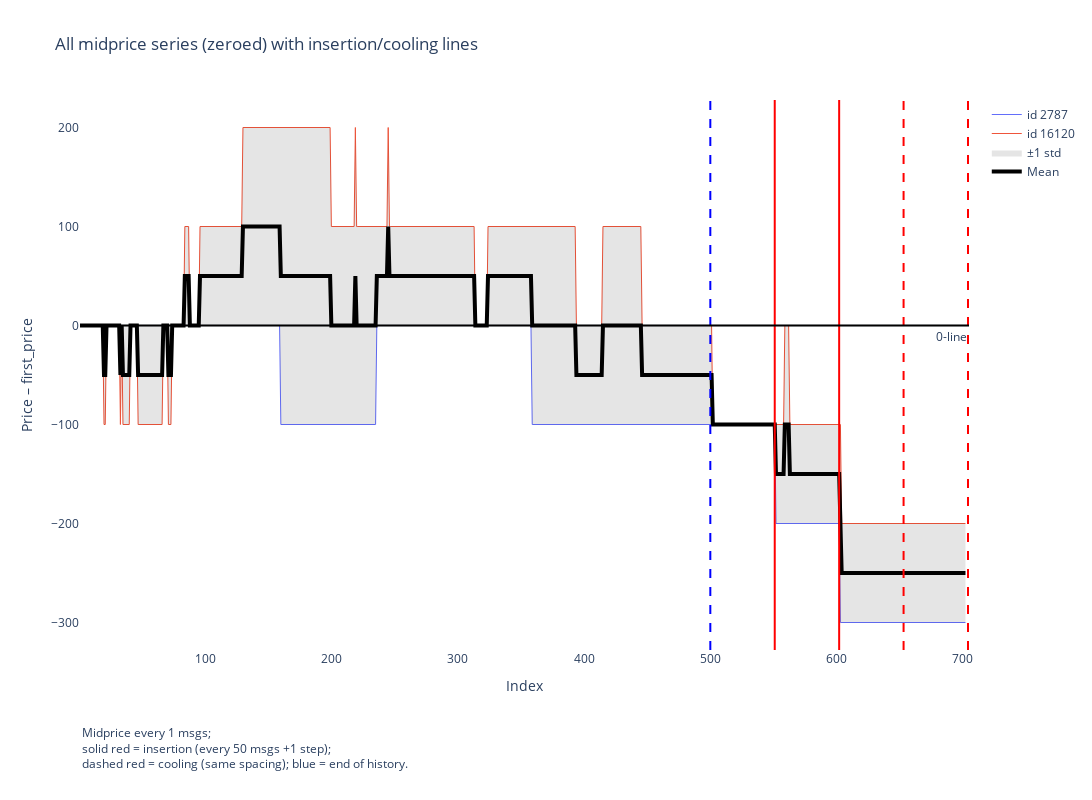

The cell this chart's notebook holds for it:
### Code cell
fig = plot_midprice_series_with_mean_std(
    merged=merged,
    all_series=all_series,
    x=x,
    hist_steps=hist_steps,
    gen_block=gen_block,
    num_insertions=num_insertions,
    num_coolings=num_coolings,
    n_gen_msgs=n_gen_msgs,
    midprice_step_size=midprice_step_size,
)
fig.show()

### Figure 1 — Plotly figure (JSON) as saved in the notebook; plotly's stock layout.template omitted (floating-point values rounded to 4 significant figures; data arrays with more than 128 entries replaced by an {"elided": "..."} marker saying what was removed)
{"data": [{"hoverinfo": "skip", "line": {"width": 1}, "mode": "lines", "name": "id 2787", "opacity": 1, "type": "scatter", "x": {"elided": "702 int values"}, "y": {"elided": "702 int values"}}, {"hoverinfo": "skip", "line": {"width": 1}, "mode": "lines", "name": "id 16120", "opacity": 1, "type": "scatter", "x": {"elided": "702 int values"}, "y": {"elided": "702 int values"}}, {"fill": "toself", "fillcolor": "rgba(0,0,0,0.1)", "hoverinfo": "skip", "line": {"color": "rgba(0,0,0,0)"}, "name": "±1 std", "showlegend": true, "type": "scatter", "x": {"elided": "1404 int values"}, "y": {"elided": "1404 float values"}}, {"line": {"color": "black", "width": 4}, "mode": "lines", "name": "Mean", "type": "scatter", "x": {"elided": "702 int values"}, "y": {"elided": "702 float values"}}], "layout": {"annotations": [{"showarrow": false, "text": "0-line", "x": 1, "xanchor": "right", "xref": "x domain", "y": 0, "yanchor": "top", "yref": "y"}, {"align": "left", "showarrow": false, "text": "Midprice every 1 msgs;<br>solid red = insertion (every 50 msgs +1 step);<br>dashed red = cooling (same spacing); blue = end of history.", "x": 0, "xref": "paper", "y": -0.225, "yref": "paper"}], "height": 800, "hovermode": "x unified", "margin": {"b": 150}, "shapes": [{"line": {"color": "blue", "dash": "dash", "width": 2}, "type": "line", "x0": 500, "x1": 500, "xref": "x", "y0": 0, "y1": 1, "yref": "y domain"}, {"line": {"color": "red", "dash": "solid", "width": 2}, "type": "line", "x0": 551, "x1": 551, "xref": "x", "y0": 0, "y1": 1, "yref": "y domain"}, {"line": {"color": "red", "dash": "solid", "width": 2}, "type": "line", "x0": 602, "x1": 602, "xref": "x", "y0": 0, "y1": 1, "yref": "y domain"}, {"line": {"color": "red", "dash": "dash", "width": 2}, "type": "line", "x0": 653, "x1": 653, "xref": "x", "y0": 0, "y1": 1, "yref": "y domain"}, {"line": {"color": "red", "dash": "dash", "width": 2}, "type": "line", "x0": 704, "x1": 704, "xref": "x", "y0": 0, "y1": 1, "yref": "y domain"}, {"line": {"color": "black", "dash": "solid", "width": 2}, "type": "line", "x0": 0, "x1": 1, "xref": "x domain", "y0": 0, "y1": 0, "yref": "y"}], "title": {"text": "All midprice series (zeroed) with insertion/cooling lines"}, "width": 1200, "xaxis": {"showgrid": false, "title": {"text": "Index"}}, "yaxis": {"showgrid": false, "title": {"text": "Price – first_price"}}}}
